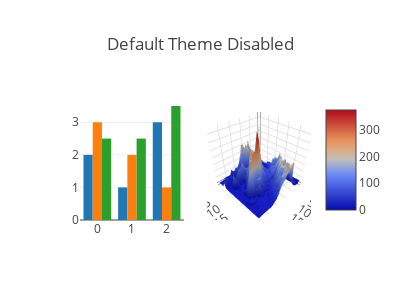

The notebook cell this image was saved under:
### Code cell
import plotly.io as pio
pio.templates.default = "none"

import plotly.graph_objects as go
from plotly.subplots import make_subplots
import pandas as pd

# Make figure with subplots
fig = make_subplots(rows=1, cols=2, specs=[[{"type": "bar"},
                                            {"type": "surface"}]])

# Add bar traces to subplot (1, 1)
fig.add_trace(go.Bar(y=[2, 1, 3]), row=1, col=1)
fig.add_trace(go.Bar(y=[3, 2, 1]), row=1, col=1)
fig.add_trace(go.Bar(y=[2.5, 2.5, 3.5]), row=1, col=1)

# Add surface trace to subplot (1, 2)
# Read data from a csv
z_data = pd.read_csv("https://raw.githubusercontent.com/plotly/datasets/master/api_docs/mt_bruno_elevation.csv")
fig.add_surface(z=z_data)

# Hide legend
fig.update_layout(
    showlegend=False,
    title_text="Default Theme Disabled",
    height=300,
    width=400,
)

fig.show()

### Figure 1 — Plotly figure (JSON) as saved in the notebook; plotly's stock layout.template omitted (floating-point values rounded to 4 significant figures; data arrays with more than 128 entries replaced by an {"elided": "..."} marker saying what was removed)
{"data": [{"type": "bar", "xaxis": "x", "y": [2, 1, 3], "yaxis": "y"}, {"type": "bar", "xaxis": "x", "y": [3, 2, 1], "yaxis": "y"}, {"type": "bar", "xaxis": "x", "y": [2.5, 2.5, 3.5], "yaxis": "y"}, {"type": "surface", "z": {"elided": "25x25 float values"}}], "layout": {"height": 300, "scene": {"domain": {"x": [0.55, 1], "y": [0, 1]}}, "showlegend": false, "title": {"text": "Default Theme Disabled"}, "width": 400, "xaxis": {"anchor": "y", "domain": [0, 0.45]}, "yaxis": {"anchor": "x", "domain": [0, 1]}}}
